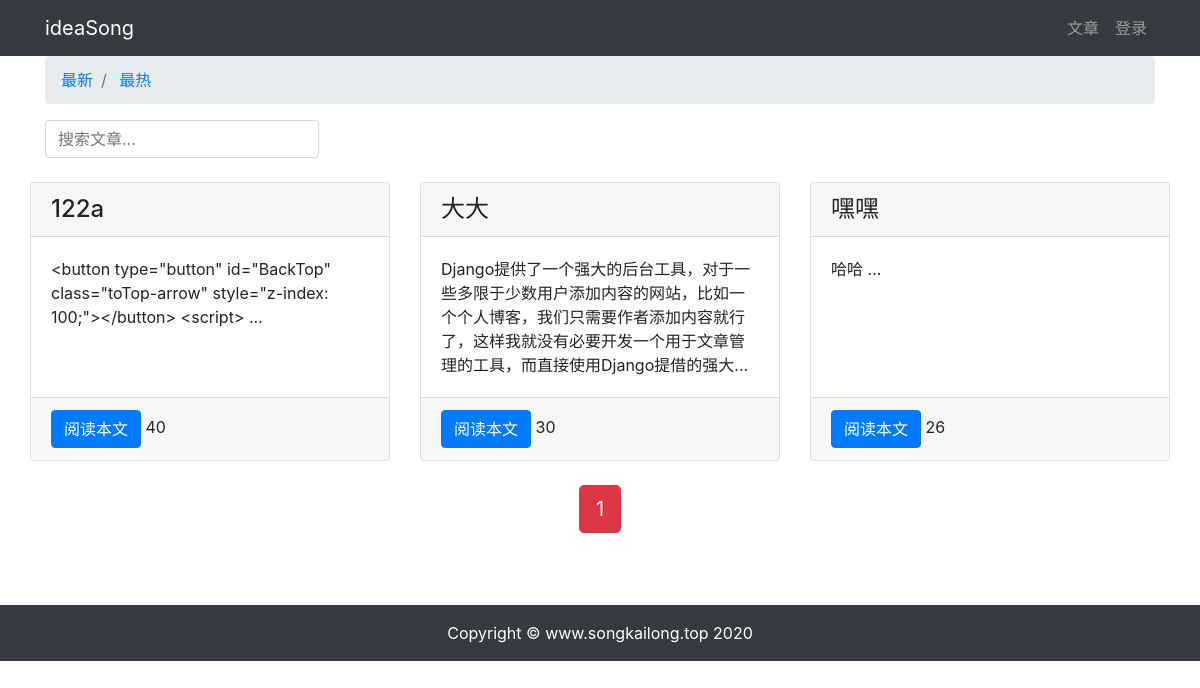
Page /article/article-list/ on the committed database.
### article/models.py (models this page shows, shortened)
class ArticlePost(models.Model):
    author = models.ForeignKey(User, on_delete=models.CASCADE)
    title = models.CharField(max_length=100)
    body = models.TextField()
    created = models.DateTimeField(default=timezone.now)
    updated = models.DateTimeField(auto_now=True)
    total_views_number = models.PositiveIntegerField(default=0)
    class Meta:
        ordering = ('-created',)

### article/views.py (the view)
# urls.py: path('article-list/', views.article_list, name='article_list'),
def article_list(request):
    search = request.GET.get('search')
    order = request.GET.get('order')
    if search:
        if order == 'total_views':
            article_list = ArticlePost.objects.filter(Q(title__icontains=search) | Q(body__icontains=search)).order_by(
                '-total_views_number')
        else:
            article_list = ArticlePost.objects.filter(Q(title__icontains=search) | Q(body__icontains=search))
    else:
        search = ''
        if order == 'total_views':
            article_list = ArticlePost.objects.all().order_by('-total_views_number')
        else:
            article_list = ArticlePost.objects.all()
    paginator = Paginator(article_list, 5)
    page = request.GET.get('page')
    articles = paginator.get_page(page)
    content = {'articles': articles, 'order': order}
    return render(request, 'article/list.html', content)

### template/article/list.html (shortened to what this page needs)
{% extends "base.html" %}
{% load staticfiles %}
{% block content %}
    <div class="container">
        <nav aria-label="breadcrumb">
            <ol class="breadcrumb">
                <li class="breadcrumb-item">
                    <a href="{% url 'article:article_list' %}?search={{ search }}">
                        最新
                    </a>
                </li>
                <li class="breadcrumb-item">
                    <a href="{% url 'article:article_list' %}?order=total_views_number&search={{ search }}">
                        最热
                    </a>
                </li>
            </ol>
        </nav>
        <div class="row">
            <div class="col-auto mr-auto">
                <form class="form-inline">
                    <label>
                        <input type="text" class="form-control mb-2 mr-sm-2" name="search" placeholder="搜索文章..."
                               required>
                    </label>
                </form>
            </div>
        </div>
        <div class="row mt-2">
            <div class="row mt-2">
                {% for article in articles %}
                    <div class="col-4 mb-4">
                        <div class="card h-100">
                            <h4 class="card-header">{{ article.title }}</h4>
                            <div class="card-body">
                                <p class="card-text">{{ article.body|slice:'100' }}...</p>
                            </div>
                            <div class="card-footer">
                                <a href="{% url 'article:article_detail' article.id %}" class="btn btn-primary">阅读本文</a>
                                <span>
                                {{ article.total_views_number }}&nbsp;&nbsp;&nbsp;
                            </span>
                            </div>
                        </div>
                    </div>
                {% endfor %}
            </div>
        </div>
        <div class="pagination row">
            <div class="m-auto">
            <span class="step-links">
                <span class="current btn btn-danger btn-lg">{{ articles.number }}</span>
            </span>
            </div>
        </div>
    </div>
{% endblock content %}

### template/base.html (shortened to what this page needs)
    使用 Django 3 学习的读者改为 {% load static %}
{% load staticfiles %}
<!DOCTYPE html>
<html lang="zh-cn">
<head>
    <link rel="stylesheet" href="{% static 'bootstrap/css/bootstrap.min.css' %}">
    <link rel="stylesheet" href="{% static 'md_css/monokai.css' %}">
</head>
<body>
    {% include 'header.html' %}
    {% block content %}{% endblock content %}
    {% include 'footer.html' %}
</body>

### template/header.html
<nav class="navbar navbar-expand-lg navbar-dark bg-dark">
    <div class="container">
        <a class="navbar-brand" href="{% url 'article:article_list' %}">ideaSong</a>
        <div>
            <ul class="navbar-nav">
                <li class="nav-item">
                    <a class="nav-link" href="{% url 'article:article_list' %}">文章</a>
                </li>
                {% if user.is_authenticated %}
                    <li class="nav-item dropdown">
                        <a class="nav-link dropdown-toggle" href="#" id="navbarDropdown" role="button"
                           data-toggle="dropdown" aria-haspopup="true" aria-expanded="false">
                            {{ user.username }}
                        </a>
                        <div class="dropdown-menu" aria-labelledby="navbarDropdown">
                            <a class="nav-link" href="{% url 'article:article_create' %}">写文章</a>
                            <a class="dropdown-item" href='{% url "userprofile:logout" %}'>退出登录</a>
                            <a class="dropdown-item" href='{% url "userprofile:edit"  user.id %}'>个人信息</a>
                            <a class="dropdown-item" href="#" onclick="user_delete()">删除用户</a>
                        </div>
                        {% if user.is_authenticated %}
                            <form style="display: none" id="user_delete" action="{% url 'userprofile:delete' user.id %}"
                                  method="post">
                                {% csrf_token %}
                                <button type="submit">发送</button>
                            </form>
                            <script>
                                function user_delete() {
                                    layer.open({
                                        title: '确认删除',
                                        content: '确认删除用户资料吗？',
                                        yes: function (index, layero) {
                                            $('form#user_delete button').click();
                                            layer.close(index);
                                        }
                                    })
                                }
                            </script>
                        {% endif %}
                    </li>
                {% else %}
                    <li class="nav-item">
                        <a class="nav-link" href="{% url 'userprofile:login' %}">登录</a>
                    </li>
                {% endif %}
            </ul>
        </div>
    </div>
</nav>

### template/footer.html
{% load staticfiles %}
<div>
    <br><br><br>
</div>
<footer class="py-3 bg-dark">
    <div class="container">
        <p class="m-0 text-center text-white">Copyright &copy; www.songkailong.top 2020</p>
    </div>
</footer>

### rows in the picture
ArticlePost: title "122a", body "<button type=\"button\" id=\"BackTop\" class=\"toTop-arrow\" style=\"z-index: 100;\"></button> <script>", total_views_number "40"
ArticlePost: title "大大", body "Django提供了一个强大的后台工具，对于一些多限于少数用户添加内容的网站，比如一个个人博客，我们只需要作者添加内容就行了，这样我就没有必要开发一个用于文章管理的工具，而直接使用Django提借的强大", total_views_number "30"
ArticlePost: title "嘿嘿", body "哈哈", total_views_number "26"

### other values in the picture
{{ articles.number }} "1"
